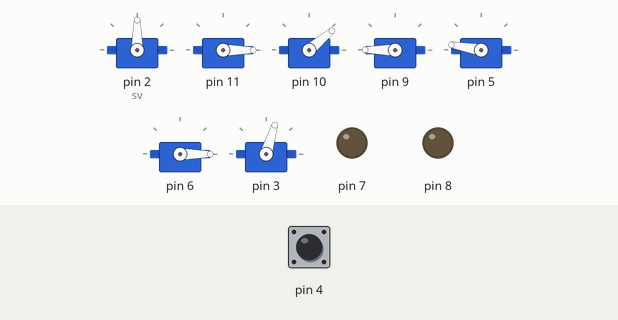
Simulated run of this sketch. Board: Arduino Uno, built with avr-gcc and run on an emulated ATmega328P. Parts: 7 × servo, output pins drawn as LEDs (lit = HIGH). The inputs (shaded band) are chosen by the test bench; at power-on: pin 4 HIGH. What the sketch prints to the serial monitor is not drawn.

Above: at 0.1 s.
At 6.15 s:
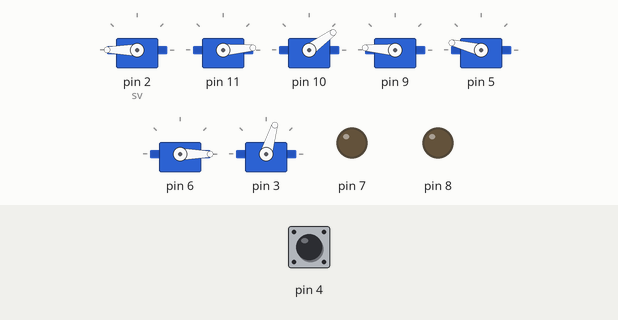
At 10.7 s:
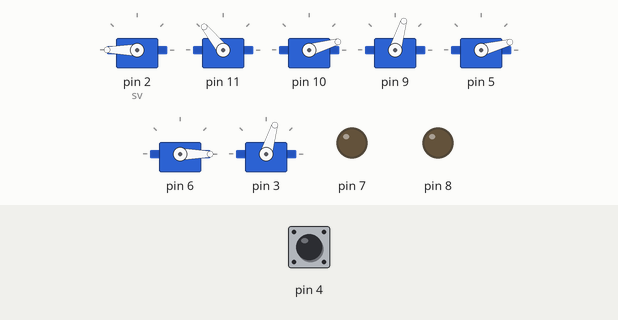
10.8 s: pin 4 pulsed HIGH 2 times (0.12 s each, 0.3 s apart)
Timing chart, 0 to 13.8 s (numbered marks = the images above; inputs shaded):
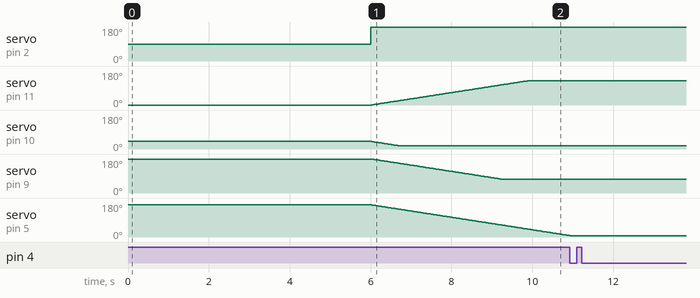

The sketch:

Full.ino
```cpp
/*
  simpleMovements.ino

 This  sketch simpleMovements shows how they move each servo motor of Braccio

 Created on 18 Nov 2015
 by Andrea Martino

 This example is in the public domain.
 */

#include <Braccio.h>
#include <Servo.h>
Servo base;
Servo shoulder;
Servo elbow;
Servo wrist_rot;
Servo wrist_ver;
Servo gripper;
Servo sv; //Servoオブジェクト“sv”を作成する

void setup() {
  //Initialization functions and set up the initial position for Braccio
  //All the servo motors will be positioned in the "safety" position:
  //Base (M1):90 degrees
  //Shoulder (M2): 45 degrees
  //Elbow (M3): 180 degrees
  //Wrist vertical (M4): 180 degrees
  //Wrist rotation (M5): 90 degrees
  //gripper (M6): 10 degrees
   sv.attach(2);
  Braccio.begin();
  pinMode(7, OUTPUT);
  pinMode(8, OUTPUT);
  Serial.begin(9600);
}

void loop() {
   /*
   Step Delay: a milliseconds delay between the movement of each servo.  Allowed values from 10 to 30 msec.
   M1=base degrees. Allowed values from 0 to 180 degrees
   M2=shoulder degrees. Allowed values from 15 to 165 degrees
   M3=elbow degrees. Allowed values from 0 to 180 degrees
   M4=wrist vertical degrees. Allowed values from 0 to 180 degrees
   M5=wrist rotation degrees. Allowed values from 0 to 180 degrees
   M6=gripper degrees. Allowed values from 10 to 73 degrees. 10: the toungue is open, 73: the gripper is closed.
  */
  int s=0;
  int n=13;
for(;;) {
  if(digitalRead(4)==LOW) {
    s=s+1;
    delay(20);
    Serial.write(s);
    if(s>n){
     s=0;
    delay(20);
    }
    while(digitalRead(4)==LOW) {}
  }
  /*
  if(s==0){
    digitalWrite(8,LOW);
    //(step delay, M1, M2, M3, M4, M5, M6);
    sv.write(10);
    Braccio.ServoMovement(30,           100,  15, 79, 98, 0,  73);  //初期配置。茶碗に茶筅を持たれかけさせる
  //delay(5000);
  }

  if(s==0){
   Braccio.ServoMovement(30,           100,  15, 150, 98 , 0,  73); //茶碗から持ち上げる
  sv.write(180);
  //delay(5000);
  }
  */
  if(s==0){
    sv.write(180);
    Braccio.ServoMovement(30,           130,  15, 72, 5, 0,  73);  //配置時。茶筅が上を向く
  //delay(10000);
  }
  else if(s==7){
    Braccio.ServoMovement(30,           130,  54, 150, 26 , 0,  73); //茶碗から持ち上げる
  sv.write(30);
  //delay(1000);
  }
  else if(s==8){
    Braccio.ServoMovement(30,           95,  54, 150, 26 , 0,  73); //茶碗から持ち上げる
  sv.write(30);
  //delay(1000);
  }
  else if(s==9){
    Braccio.ServoMovement(30,           95,  32, 90, 15, 0,  73);
    sv.write(20);
  //delay(1000);
  }
  else if(s==10){
    digitalWrite(7, LOW);
    analogWrite(8, 153);
  }
  else if(s==11){
    Braccio.ServoMovement(0,           90,  32, 90, 15, 0,  73);
    Braccio.ServoMovement(0,           100,  32, 90, 15, 0,  73);
  }
  if(s==12){
    Braccio.ServoMovement(30,           95,  54, 150, 26 , 0,  73);
  }

  //Wait 1 second
  }
}
```
